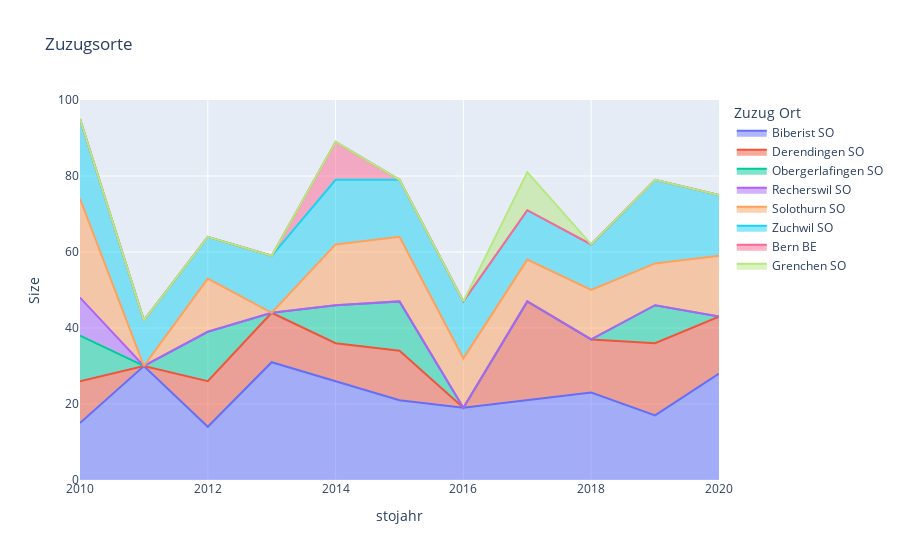

Notebook source saved alongside this figure:
### Code cell
from plotly.subplots import make_subplots

zuzug1 = zuzug_ort_size[zuzug_ort_size["Size"] >= 10]
#Rest
zuzug2 = zuzug_ort_size[zuzug_ort_size["Size"] < 10].groupby(['stojahr'], as_index = False).sum()

fig = make_subplots(cols=1, rows=1)
fig = px.area(zuzug1, x="stojahr", y="Size", color="Zuzug Ort", title="Zuzugsorte")
#fig2 = px.bar(zuzug2, x="stojahr", y="Size", color=pd.Series(["Rest"]).repeat(len(zuzug2)), color_discrete_sequence=["lightblue"], title="Long-Form Input")


#fig.add_trace(fig2['data'][0], row=1, col=1)
fig.print_grid()

fig.show()

### Figure 1 — Plotly figure (JSON) as saved in the notebook; plotly's stock layout.template omitted (floating-point values rounded to 4 significant figures)
{"data": [{"hovertemplate": "Zuzug Ort=Biberist SO<br>stojahr=%{x}<br>Size=%{y}<extra></extra>", "legendgroup": "Biberist SO", "line": {"color": "#636efa"}, "marker": {"symbol": "circle"}, "mode": "lines", "name": "Biberist SO", "orientation": "v", "showlegend": true, "stackgroup": "1", "type": "scatter", "x": [2010, 2011, 2012, 2013, 2014, 2015, 2016, 2017, 2018, 2019, 2020], "xaxis": "x", "y": [15, 30, 14, 31, 26, 21, 19, 21, 23, 17, 28], "yaxis": "y"}, {"hovertemplate": "Zuzug Ort=Derendingen SO<br>stojahr=%{x}<br>Size=%{y}<extra></extra>", "legendgroup": "Derendingen SO", "line": {"color": "#EF553B"}, "marker": {"symbol": "circle"}, "mode": "lines", "name": "Derendingen SO", "orientation": "v", "showlegend": true, "stackgroup": "1", "type": "scatter", "x": [2010, 2012, 2013, 2014, 2015, 2017, 2018, 2019, 2020], "xaxis": "x", "y": [11, 12, 13, 10, 13, 26, 14, 19, 15], "yaxis": "y"}, {"hovertemplate": "Zuzug Ort=Obergerlafingen SO<br>stojahr=%{x}<br>Size=%{y}<extra></extra>", "legendgroup": "Obergerlafingen SO", "line": {"color": "#00cc96"}, "marker": {"symbol": "circle"}, "mode": "lines", "name": "Obergerlafingen SO", "orientation": "v", "showlegend": true, "stackgroup": "1", "type": "scatter", "x": [2010, 2012, 2014, 2015, 2019], "xaxis": "x", "y": [12, 13, 10, 13, 10], "yaxis": "y"}, {"hovertemplate": "Zuzug Ort=Recherswil SO<br>stojahr=%{x}<br>Size=%{y}<extra></extra>", "legendgroup": "Recherswil SO", "line": {"color": "#ab63fa"}, "marker": {"symbol": "circle"}, "mode": "lines", "name": "Recherswil SO", "orientation": "v", "showlegend": true, "stackgroup": "1", "type": "scatter", "x": [2010], "xaxis": "x", "y": [10], "yaxis": "y"}, {"hovertemplate": "Zuzug Ort=Solothurn SO<br>stojahr=%{x}<br>Size=%{y}<extra></extra>", "legendgroup": "Solothurn SO", "line": {"color": "#FFA15A"}, "marker": {"symbol": "circle"}, "mode": "lines", "name": "Solothurn SO", "orientation": "v", "showlegend": true, "stackgroup": "1", "type": "scatter", "x": [2010, 2012, 2014, 2015, 2016, 2017, 2018, 2019, 2020], "xaxis": "x", "y": [26, 14, 16, 17, 13, 11, 13, 11, 16], "yaxis": "y"}, {"hovertemplate": "Zuzug Ort=Zuchwil SO<br>stojahr=%{x}<br>Size=%{y}<extra></extra>", "legendgroup": "Zuchwil SO", "line": {"color": "#19d3f3"}, "marker": {"symbol": "circle"}, "mode": "lines", "name": "Zuchwil SO", "orientation": "v", "showlegend": true, "stackgroup": "1", "type": "scatter", "x": [2010, 2011, 2012, 2013, 2014, 2015, 2016, 2017, 2018, 2019, 2020], "xaxis": "x", "y": [21, 12, 11, 15, 17, 15, 15, 13, 12, 22, 16], "yaxis": "y"}, {"hovertemplate": "Zuzug Ort=Bern BE<br>stojahr=%{x}<br>Size=%{y}<extra></extra>", "legendgroup": "Bern BE", "line": {"color": "#FF6692"}, "marker": {"symbol": "circle"}, "mode": "lines", "name": "Bern BE", "orientation": "v", "showlegend": true, "stackgroup": "1", "type": "scatter", "x": [2014], "xaxis": "x", "y": [10], "yaxis": "y"}, {"hovertemplate": "Zuzug Ort=Grenchen SO<br>stojahr=%{x}<br>Size=%{y}<extra></extra>", "legendgroup": "Grenchen SO", "line": {"color": "#B6E880"}, "marker": {"symbol": "circle"}, "mode": "lines", "name": "Grenchen SO", "orientation": "v", "showlegend": true, "stackgroup": "1", "type": "scatter", "x": [2017], "xaxis": "x", "y": [10], "yaxis": "y"}], "layout": {"autosize": true, "legend": {"title": {"text": "Zuzug Ort"}, "tracegroupgap": 0}, "title": {"text": "Zuzugsorte"}, "xaxis": {"anchor": "y", "autorange": true, "domain": [0, 1], "range": [2010, 2020], "title": {"text": "stojahr"}, "type": "linear"}, "yaxis": {"anchor": "x", "autorange": true, "domain": [0, 1], "range": [0, 100], "title": {"text": "Size"}, "type": "linear"}}}
